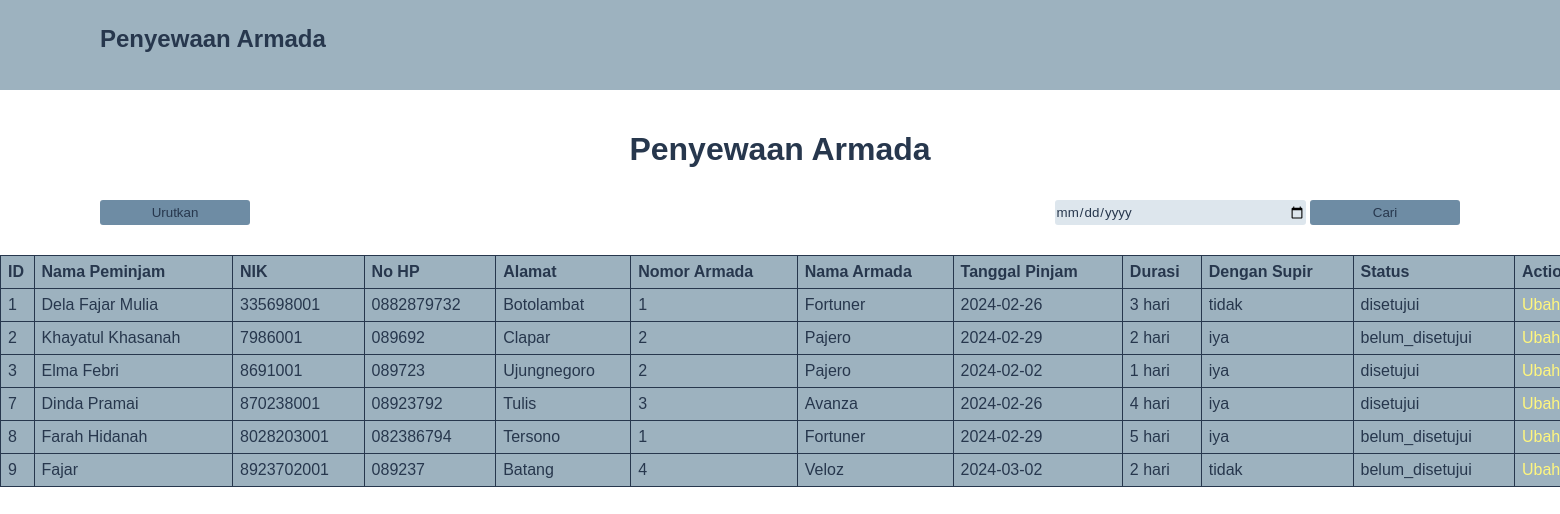
The page /lsp-dela/coding/daftar-sewa.php on the database its author committed.
### tables this page shows
CREATE TABLE `penyewaans` (
  `id` int(11) NOT NULL,
  `armada_id` int(11) DEFAULT NULL,
  `nik` varchar(20) DEFAULT NULL,
  `nama` varchar(50) NOT NULL,
  `no_hp` varchar(15) DEFAULT NULL,
  `alamat` text DEFAULT NULL,
  `tgl_pinjam` date DEFAULT NULL,
  `durasi` int(11) DEFAULT NULL,
  `with_supir` enum('iya','tidak') DEFAULT NULL,
  `status` enum('disetujui','belum_disetujui') DEFAULT NULL
);

CREATE TABLE `armadas` (
  `id` int(11) NOT NULL,
  `nama` varchar(50) DEFAULT NULL
);

### lsp-dela/coding/daftar-sewa.php (the view, shortened to what this page needs)
<!DOCTYPE html>
<html lang="en">
<head>
    <link rel="stylesheet" href="css/daftar-sewa.css">
</head>
<body>
    <?php
        include_once 'navbar.php';
    ?>
    <h1 class="title">Penyewaan Armada</h1>
    <div class="srt-src">
        <div class="srt">
            <form action="" method="post">
                <button type="submit" name="sort">Urutkan</button>
            </form>
        </div>
        <div class="src">
            <form action="" method="post">
                <input type="date" name="key-search" id="">
                <button type="submit" name="search">Cari</button>
            </form>
        </div>
    </div>
    <table class="table-history">
        <tr>
            <th>ID</th>
            <th>Nama Peminjam</th>
            <th>NIK</th>
            <th>No HP</th>
            <th>Alamat</th>
            <th>Nomor Armada</th>
            <th>Nama Armada</th>
            <th>Tanggal Pinjam</th>
            <th>Durasi</th>
            <th>Dengan Supir</th>
            <th>Status</th>
            <th>Action</th>
        </tr>
        <?php
            include 'connector.php';
            $sql = "SELECT p.id AS id, p.armada_id AS no_armada, nik, p.nama AS nama_penyewa, no_hp, alamat,
                    tgl_pinjam, durasi, with_supir, status, a.nama AS nama_armada
                    FROM penyewaans AS p
                    LEFT JOIN armadas AS a ON p.armada_id = a.id";
            $execute = mysqli_query($conn, $sql);
            $datas = mysqli_fetch_all($execute, MYSQLI_ASSOC);
            if(isset($_POST['sort'])){
                $sql = "SELECT p.id AS id, p.armada_id AS no_armada, nik, p.nama AS nama_penyewa, no_hp, alamat, tgl_pinjam,
                    durasi, with_supir, status, a.nama AS nama_armada
                    FROM penyewaans AS p
                    LEFT JOIN armadas AS a ON p.armada_id = a.id";
                $execute = mysqli_query($conn, $sql);
                $datas = mysqli_fetch_all($execute, MYSQLI_ASSOC);
                $lenght = count($datas);
                for($i=0; $i<$lenght; $i++){
                    $swap = false;
                    for($j=0; $j<$lenght-$i-1; $j++){
                        if($datas[$j]['tgl_pinjam'] > $datas[$j+1]['tgl_pinjam']){
                            $temp = $datas[$j];
                            $datas[$j] = $datas[$j+1];
                            $datas[$j+1] = $temp;
                            $swap = true;
                        }
                    }
                    if($swap == false)
                        break;
                }
                refresh($datas);
            }else{
                refresh($datas);
            }
            function refresh($datas){
                for($i=0; $i<count($datas); $i++){
                    $id = $datas[$i]['id'];
                    $status = $datas[$i]['status']; ?>
                    <tr>
                        <td><?php echo $datas[$i]['id'];?></td>
                        <td><?php echo $datas[$i]['nama_penyewa'];?></td>
                        <td><?php echo $datas[$i]['nik'];?></td>
                        <td><?php echo $datas[$i]['no_hp'];?></td>
                        <td><?php echo $datas[$i]['alamat'];?></td>
                        <td><?php echo $datas[$i]['no_armada'];?></td>
                        <td><?php echo $datas[$i]['nama_armada'];?></td>
                        <td><?php echo $datas[$i]['tgl_pinjam'];?></td>
                        <td><?php echo $datas[$i]['durasi'];?> hari</td>
                        <td><?php echo $datas[$i]['with_supir'];?></td>
                        <td><?php echo $datas[$i]['status'];?></td>
                        <td>
                            <a href="edit-status.php?id=<?php echo $id; ?>&&sts=<?php echo $status; ?>" class="update">Ubah Status</a> |
                        </td>
                    </tr>
        <?php   }
            }
        ?>
    </table>
</body>
</html>

### lsp-dela/coding/css/daftar-sewa.css (style rules this page uses)
html, body { margin: 0; padding: 0; }
* { color: #27374D; font-family: Arial, Helvetica, sans-serif; }
.title { text-align: center; padding-top: 20px; }
.srt-src { display: flex; justify-content: space-between; }
.srt { margin-left: 100px; }
.src { margin-right: 100px; }
input { width: 250px; height: 25px; background-color: #DDE6ED; border: none; border-radius: 3px; }
button { width: 150px; height: 25px; background-color: #6E8CA4; border: none; border-radius: 3px; margin-top: 10px; }
.table-history { margin-left: auto; margin-right: auto; margin-top: 30px; width: 1725px; background-color: #9DB2BF; }
.table-history, tr, th, td { border: 1px solid #27374D; border-collapse: collapse; }
th { text-align: left; }
th, td { padding-left: 7px; height: 30px; }
.update { color: #FFF67E; }

### lsp-dela/coding/css/navbar.css (style rules this page uses)
* { color: #27374D; font-family: Arial, Helvetica, sans-serif; }
html, body { padding: 0; margin: 0; }
a { text-decoration: none; }

### rows shown on the page
penyewaans: id "1", nama "Dela Fajar Mulia", nik "335698001", no_hp "0882879732", alamat "Botolambat", armada "1", armada.nama "Fortuner", tgl_pinjam "2024-02-26", durasi "3", with_supir "tidak", status "disetujui"
penyewaans: id "2", nama "Khayatul Khasanah", nik "7986001", no_hp "089692", alamat "Clapar", armada "2", armada.nama "Pajero", tgl_pinjam "2024-02-29", durasi "2", with_supir "iya", status "belum_disetujui"
penyewaans: id "3", nama "Elma Febri", nik "8691001", no_hp "089723", alamat "Ujungnegoro", armada "2", armada.nama "Pajero", tgl_pinjam "2024-02-02", durasi "1", with_supir "iya", status "disetujui"
penyewaans: id "7", nama "Dinda Pramai", nik "870238001", no_hp "08923792", alamat "Tulis", armada "3", armada.nama "Avanza", tgl_pinjam "2024-02-26", durasi "4", with_supir "iya", status "disetujui"
penyewaans: id "8", nama "Farah Hidanah", nik "8028203001", no_hp "082386794", alamat "Tersono", armada "1", armada.nama "Fortuner", tgl_pinjam "2024-02-29", durasi "5", with_supir "iya", status "belum_disetujui"
penyewaans: id "9", nama "Fajar", nik "8923702001", no_hp "089237", alamat "Batang", armada "4", armada.nama "Veloz", tgl_pinjam "2024-03-02", durasi "2", with_supir "tidak", status "belum_disetujui"
